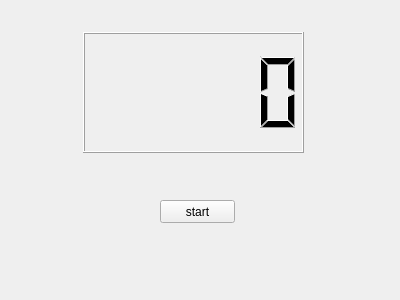
<?xml version="1.0" encoding="UTF-8"?>
<ui version="4.0">
 <class>Widget</class>
 <widget class="QWidget" name="Widget">
  <property name="geometry">
   <rect>
    <x>0</x>
    <y>0</y>
    <width>400</width>
    <height>300</height>
   </rect>
  </property>
  <property name="windowTitle">
   <string>Widget</string>
  </property>
  <widget class="QLCDNumber" name="lcdNumber">
   <property name="geometry">
    <rect>
     <x>83</x>
     <y>32</y>
     <width>221</width>
     <height>121</height>
    </rect>
   </property>
  </widget>
  <widget class="QPushButton" name="pushButton">
   <property name="geometry">
    <rect>
     <x>160</x>
     <y>200</y>
     <width>75</width>
     <height>23</height>
    </rect>
   </property>
   <property name="text">
    <string>start</string>
   </property>
  </widget>
 </widget>
 <layoutdefault spacing="6" margin="11"/>
 <resources/>
 <connections/>
</ui>
